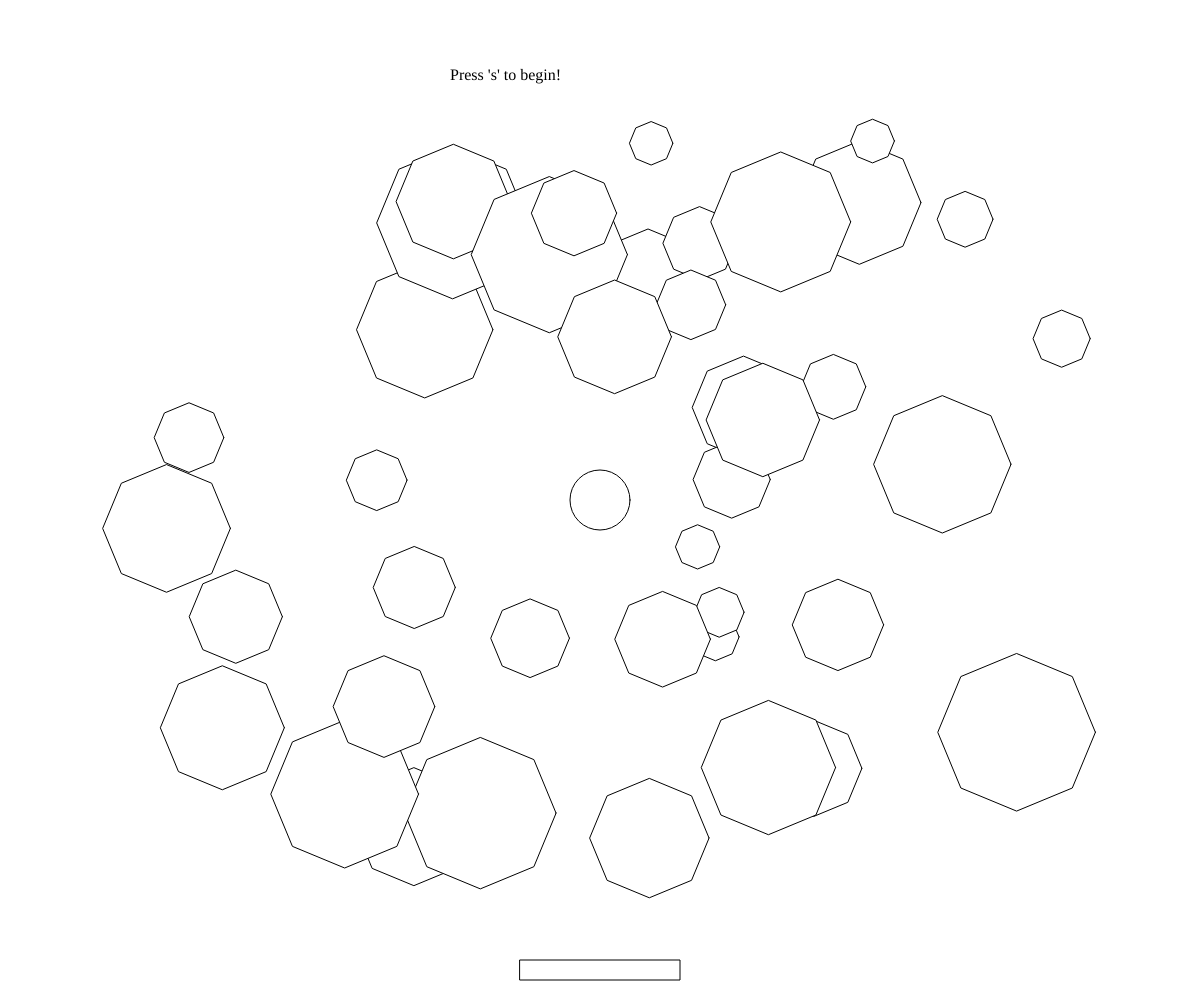
Frame 1 (no input)
Frame 60 (no input): identical to frame 1, image omitted
Frame 120 (the mouse pressed at the canvas centre since frame 60): identical to frame 1, image omitted

The p5.js sketch that drew this single still picture (run headless with seeded random() and noise() and a simulated clock; from frame 60 on, the mouse is pressed at the canvas centre):

// p5.js sketch
// ── sketch.js
let paddle = null;
let ball = null;
let bricks = null;
let playing = false;
let win = false;
let winText = null;
let tryText = null;
let startText = null;

function generateBricks(count) {
  bricks = new Array(count);
  for (let index = 0; index < bricks.length; index++) {
    bricks[index] = new Brick(random(20, 80), 8);
  }
}

function createText(text) {
  const p = createP(text);
  p.position(width / 2 - 150, 50);
  p.style("display", "none");
  return p;
}

function setup() {
  createCanvas(windowWidth, windowHeight);
  paddle = new Paddle(160, 20);
  winText = createText("You win! Press 's' to play again.");
  tryText = createText("Try again! Press 's' to continue.");
  ball = new Ball(30);
  startText = createText("Press 's' to begin!");
  generateBricks(floor(random(20, 50)));
}

function draw() {
  background(255);

  if (!playing && !win && tryText.style("display") !== "block") {
    startText.style("display", "block");
  } else if (playing || win) {
    startText.style("display", "none");
  }

  paddle.show();
  playing && paddle.update();
  playing && paddle.checkEdges();

  ball.show();
  playing && ball.update();
  playing && ball.checkEdges();

  if (ball.intersects(paddle) && ball.direction.y > 0) {
    ball.direction.y *= -1;
  }

  for (let index = 0; index < bricks.length; index++) {
    const brick = bricks[index];

    if (ball.hits(brick)) {
      if (brick.r > 40) brick.r /= 2;
      else bricks.splice(index, 1);
      ball.direction.y *= -1;
    }

    brick.show();
  }

  if (ball.pos.y > height - ball.r) {
    playing = false;
    win = false;
    ball.reset();
    tryText.style("display", "block");
  }

  if (bricks.length === 0) {
    win = true;
    playing = false;
    winText.style("display", "block");
  }
}

function keyPressed() {
  if (key.toLowerCase() === "a") {
    paddle.direction = -1;
  } else if (key.toLowerCase() === "d") {
    paddle.direction = 1;
  } else if (key.toLowerCase() === "s") {
    playing = true;
    win = false;

    winText.style("display", "none");
    tryText.style("display", "none");

    if (bricks.length === 0) generateBricks(floor(random(20, 50)));
  }
}

function keyReleased() {
  paddle.direction = 0;
}

// ── ball.js
class Ball {
  constructor(r) {
    this.r = r;
    this.reset();
  }

  reset() {
    this.direction = createVector(1, 1);
    this.velocity = createVector(8, 8);
    this.pos = createVector(width / 2, height / 2);
  }

  checkEdges() {
    const top = this.pos.y < this.r;
    const bottom = this.pos.y > height - this.r;
    const left = this.pos.x < this.r;
    const right = this.pos.x > width - this.r;
    if (top || bottom) this.direction.y *= -1;
    if (left || right) this.direction.x *= -1;
  }

  intersects(paddle) {
    const isVerticallyAligned = this.pos.y < paddle.pos.y;
    const isHorizontallyAligned = this.pos.x > paddle.pos.x - this.r;
    const isTouchingY = this.pos.y > paddle.pos.y - this.r;
    const isTouchingX = this.pos.x < paddle.pos.x + paddle.w + this.r;
    return (
      isVerticallyAligned && isHorizontallyAligned && isTouchingY && isTouchingX
    );
  }

  hits(brick) {
    const distance = dist(this.pos.x, this.pos.y, brick.pos.x, brick.pos.y);
    return distance < this.r + brick.r;
  }

  update() {
    this.pos.x += this.velocity.x * this.direction.x;
    this.pos.y += this.velocity.y * this.direction.y;
  }

  show() {
    ellipse(this.pos.x, this.pos.y, this.r * 2, this.r * 2);
  }
}

// ── brick.js
class Brick {
  constructor(r, vs) {
    this.r = r;
    this.vs = vs;
    this.pos = createVector(
      random(100 + this.r, width - 100 - this.r),
      random(100 + this.r, height - 100 - this.r)
    );
  }

  show() {
    push();
    translate(this.pos.x, this.pos.y);
    beginShape();
    for (let index = 0; index < this.vs; index++) {
      const angle = map(index, 0, this.vs, 0, TWO_PI);
      const x = this.r * cos(angle);
      const y = this.r * sin(angle);
      vertex(x, y);
    }
    endShape(CLOSE);
    pop();
  }
}

// ── paddle.js
class Paddle {
  constructor(w, h) {
    this.w = w;
    this.h = h;
    this.direction = 0;
    this.pos = createVector(width / 2 - this.w / 2, height - this.h * 2);
  }

  checkEdges() {
    if (this.pos.x < 0) this.pos.x = 0;
    else if (this.pos.x > width - this.w) this.pos.x = width - this.w;
  }

  update() {
    this.pos.x += this.direction * 20;
  }

  show() {
    rect(this.pos.x, this.pos.y, this.w, this.h);
  }
}
